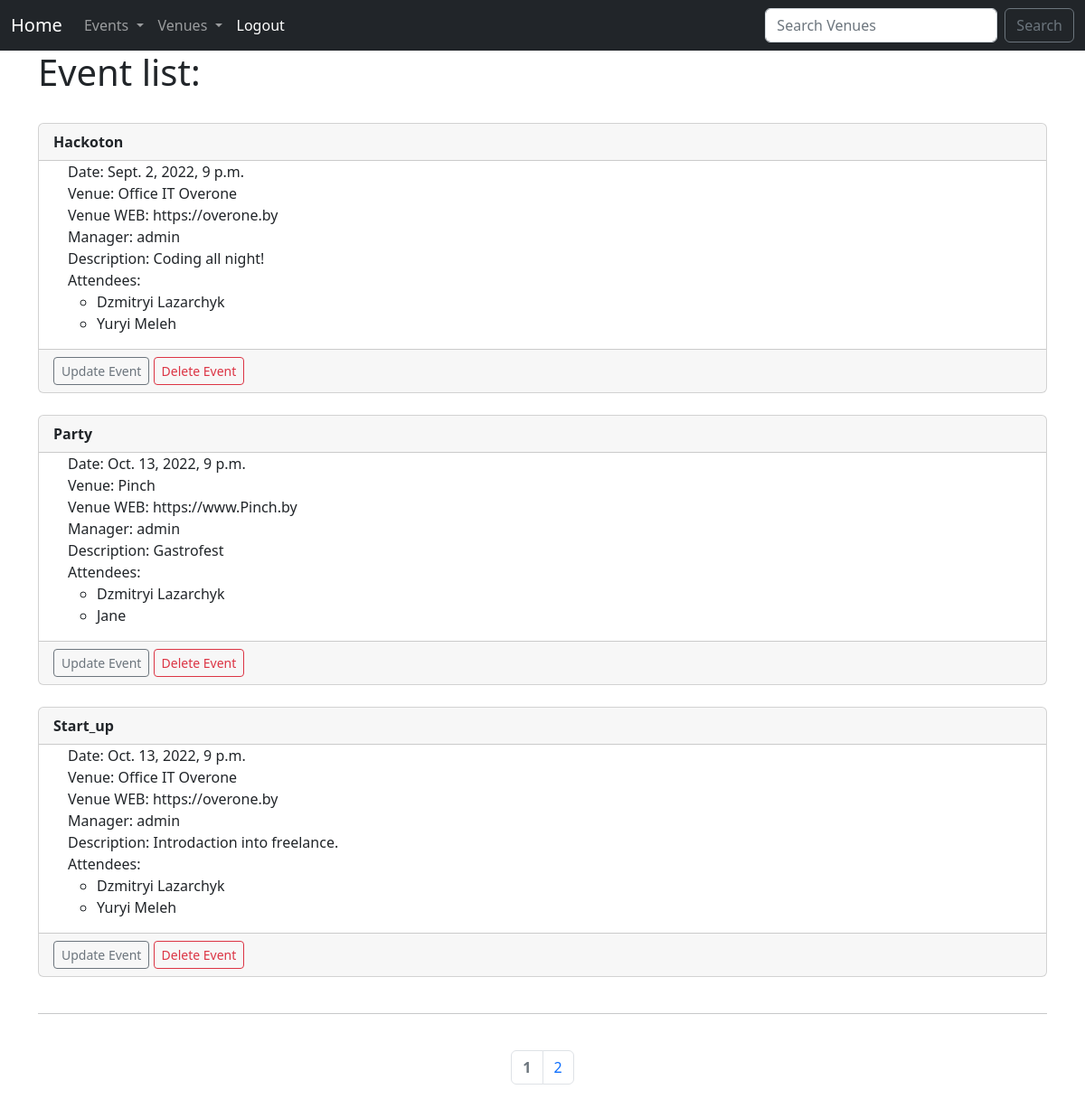
/event_list (signed in), run on an earlier commit of the app's database.
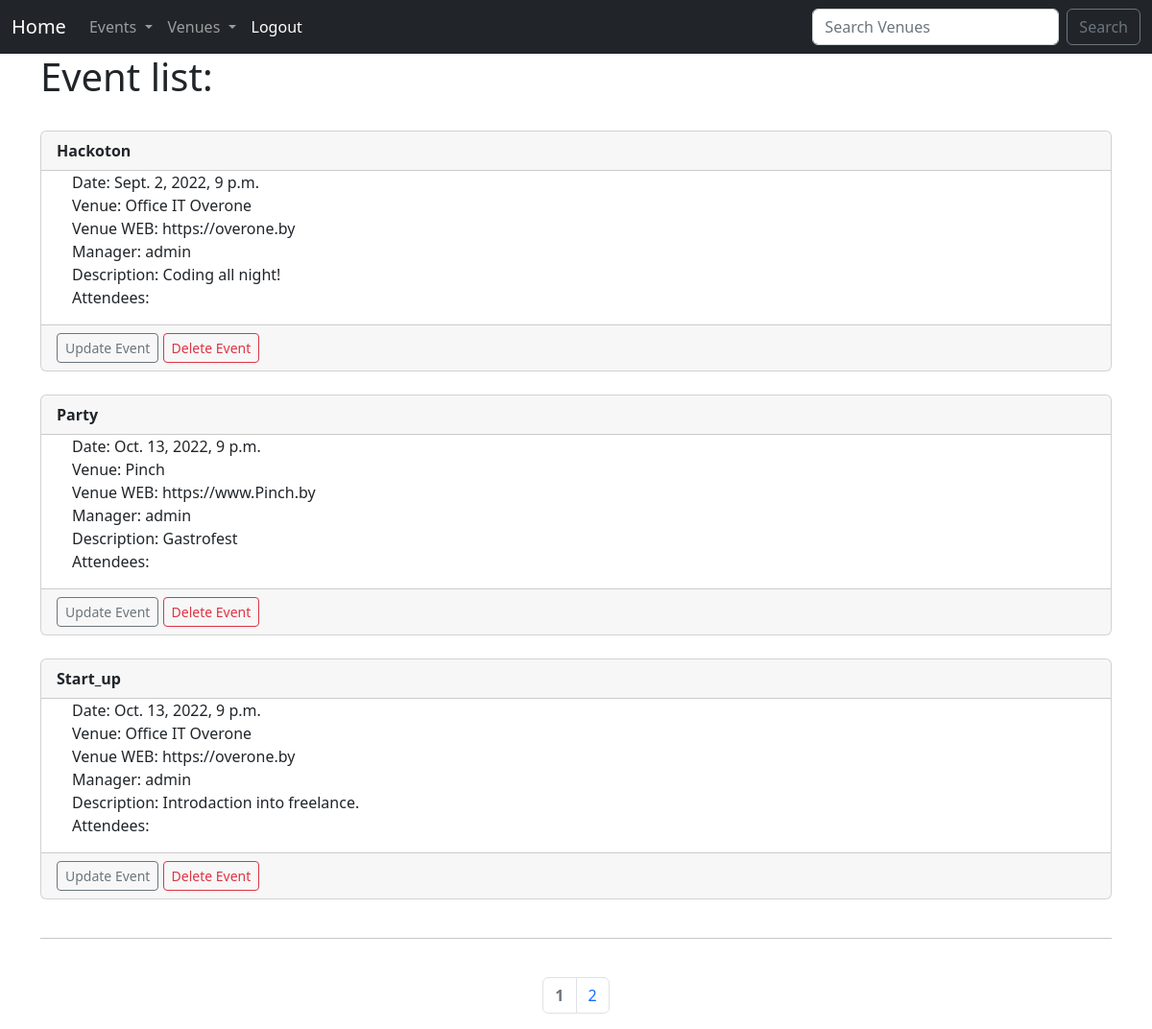
And on a later commit of the database.
### events/models.py (models this page shows, shortened)
class Event(models.Model):
    name = models.CharField('Event Name', max_length=120)
    event_date = models.DateTimeField('Event Date')
    venue = models.ForeignKey(Venue, blank=True, null=True, on_delete=models.CASCADE)
    manager = models.ForeignKey(User, blank=True, null=True, on_delete=models.SET_NULL)
    description = models.TextField(blank=True)
    attendees=models.ManyToManyField(MyclubUser, blank=True)
    def caps(self):
        return str(self.name).capitalize()

class Venue(models.Model):
    name = models.CharField('Venue Name', max_length=120)
    address = models.CharField(max_length=300)
    zip_code = models.CharField('Zip Code', max_length=15, blank=True)
    phone = models.CharField('Contact Phone', max_length=25)
    web = models.URLField('Website Address', blank=True)
    email_address = models.EmailField('Email Address', blank=True)
    owner = models.IntegerField("Venue Owner", blank=False, default=1)
    def __str__(self):
        return self.name

class MyclubUser(models.Model):
    first_name = models.CharField(max_length=300)
    last_name = models.CharField(max_length=300, blank=True)
    email = models.EmailField('User Email')
    def __str__(self):
        return self.first_name + ' ' + self.last_name

### events/views.py (the view)
    def wrapper(*args, **kwargs):
        if args[0].user.is_authenticated:
            res = f(*args, **kwargs)
            return res
        else:
            return redirect('login')

### events/views.py (called while the page is built)
def authenticated(f):
    def wrapper(*args, **kwargs):
        if args[0].user.is_authenticated:
            res = f(*args, **kwargs)
            return res
        else:
            return redirect('login')
    return wrapper

@authenticated
def all_events(request):
    event_list = Event.objects.all().order_by('event_date', 'name')
    p = Paginator(event_list, 3)
    page = request.GET.get('page')
    events = p.get_page(page)
    num_pages = events.paginator.num_pages
    if num_pages > 4:
        model = {1: [1, 2, 3],
                 2: [1, 2, 3],
                 num_pages - 1: [num_pages - 2, num_pages - 1, num_pages],
                 num_pages: [num_pages - 2, num_pages - 1, num_pages]}. \
            get(events.number,
                [0, events.number - 1, events.number, events.number + 1, 0])
    else:
        model = False
    return render(request, 'events/event_list.html', {
        'event_list': event_list,
        'events': events,
        'model': model
    })

### events/templates/events/event_list.html (shortened to what this page needs)
{% extends 'events/base.html' %}
{% block content %}
    <h1>Event list:</h1>
    <br>
{% for event in events %}
        <div class="card" >
  <div class="card-header">
    <strong>{{event.caps}}</strong>
  </div>
  <ul>
    <li class="list-group-item">Date: {{event.event_date}}</li>
        <li class="list-group-item">Venue: {{event.venue}}</li>
        <li class="list-group-item">Venue WEB: {{event.venue.web}}</li>
        <li class="list-group-item">Manager: {{event.manager}}</li>
        <li class="list-group-item">Description: {{event.description}}</li>
        <li class="list-group-item">Attendees:
            <ul>
            {% for user in event.attendees.all %}
                <li>{{ user }}</li>
            {% endfor %}
            </ul>
  </ul>
            {% if user == event.manager %}
            <div class="card-footer">
                <a href="{% url 'update-event' event.id %}"
                            class="btn btn-outline-secondary btn-sm">Update Event</a>
                <a href="{% url 'delete-event' event.id %}"
                            class="btn btn-outline-danger btn-sm">Delete Event</a>
            </div>
            {% endif %}
</div>
<br>
{% endfor %}
    {% if events.paginator.num_pages > 1 %}
    <hr></br>
    <nav aria-label="Page navigation example">
      <ul class="pagination  justify-content-center">
          {% if not model %}
              {% for i in events.paginator.page_range %}
                {% if i is events.number %}
                    <li class="page-item disabled"><a class="page-link" href="?page={{i}}"><b>{{i}}</b></a></li>
                {% else %}
                    <li class="page-item"><a class="page-link" href="?page={{i}}">{{i}}</a></li>
                {% endif  %}
              {% endfor %}
          {% endif %}
      </ul>
    </nav>
    {% endif %}
{% endblock %}

What changed in the data, as far as the page shows it:
removed MyclubUser: first_name+last_name "Dzmitryi Lazarchyk"
removed MyclubUser: first_name+last_name "Yuryi Meleh"
removed MyclubUser: first_name+last_name "Jane", shown under Event "Party"
